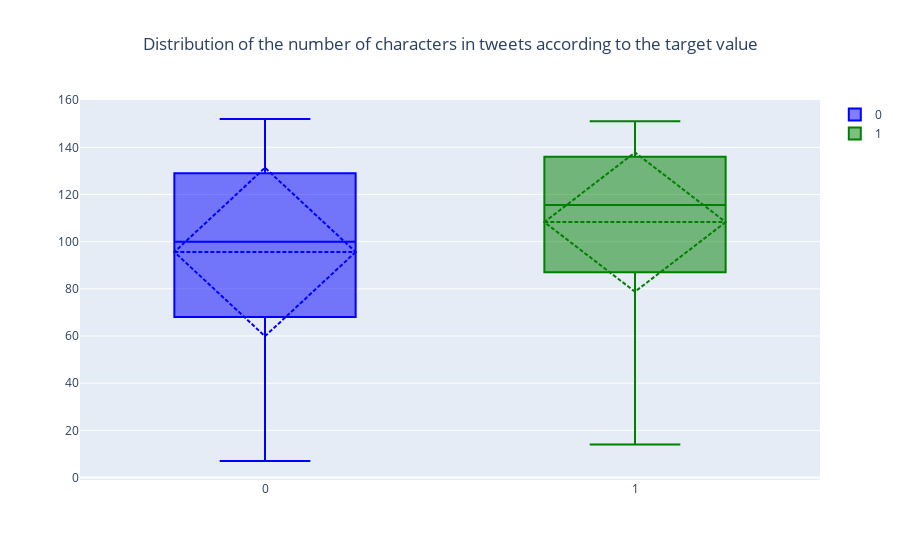

The notebook cell saved with this chart:
### Code cell
fig = go.Figure()

fig.add_trace(go.Box(y=train[train.target == 0].num_chars,
                     marker_color="blue",
                     boxmean='sd',
                     name="0"))

fig.add_trace(go.Box(y=train[train.target == 1].num_chars,
                     marker_color="green",
                     boxmean='sd',
                     name="1"))

fig.update_layout(title="Distribution of the number of characters in tweets according to the target value",
                  title_x=0.5)

fig.show()

### Figure 1 — Plotly figure (JSON) as saved in the notebook; plotly's stock layout.template omitted (floating-point values rounded to 4 significant figures; data arrays with more than 128 entries replaced by an {"elided": "..."} marker saying what was removed)
{"data": [{"boxmean": "sd", "marker": {"color": "blue"}, "name": "0", "type": "box", "y": {"elided": "3701 int values"}}, {"boxmean": "sd", "marker": {"color": "green"}, "name": "1", "type": "box", "y": {"elided": "2770 int values"}}], "layout": {"title": {"text": "Distribution of the number of characters in tweets according to the target value", "x": 0.5}}}
